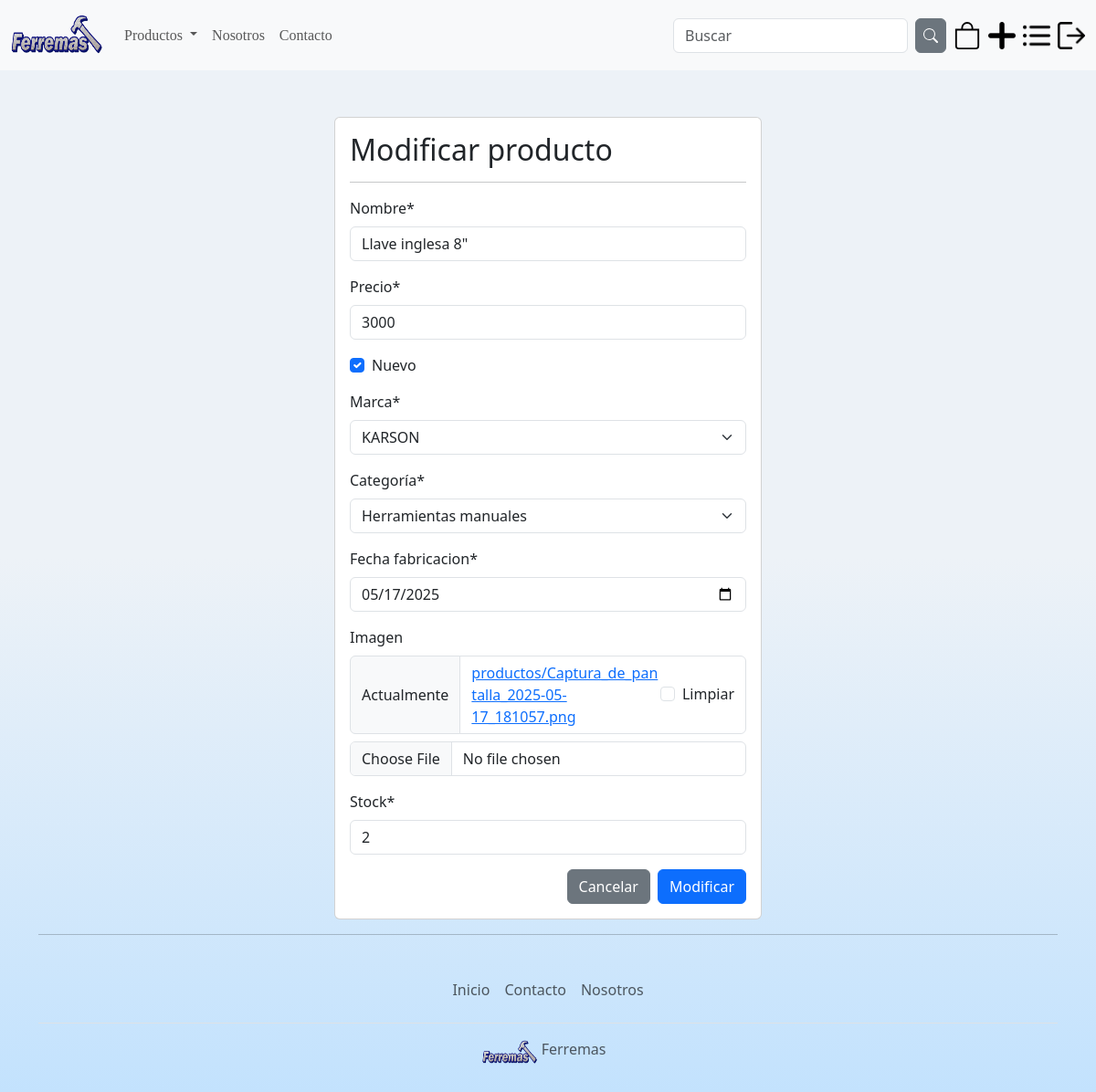
The app's page /modificarProducto/3 (signed in), older data.
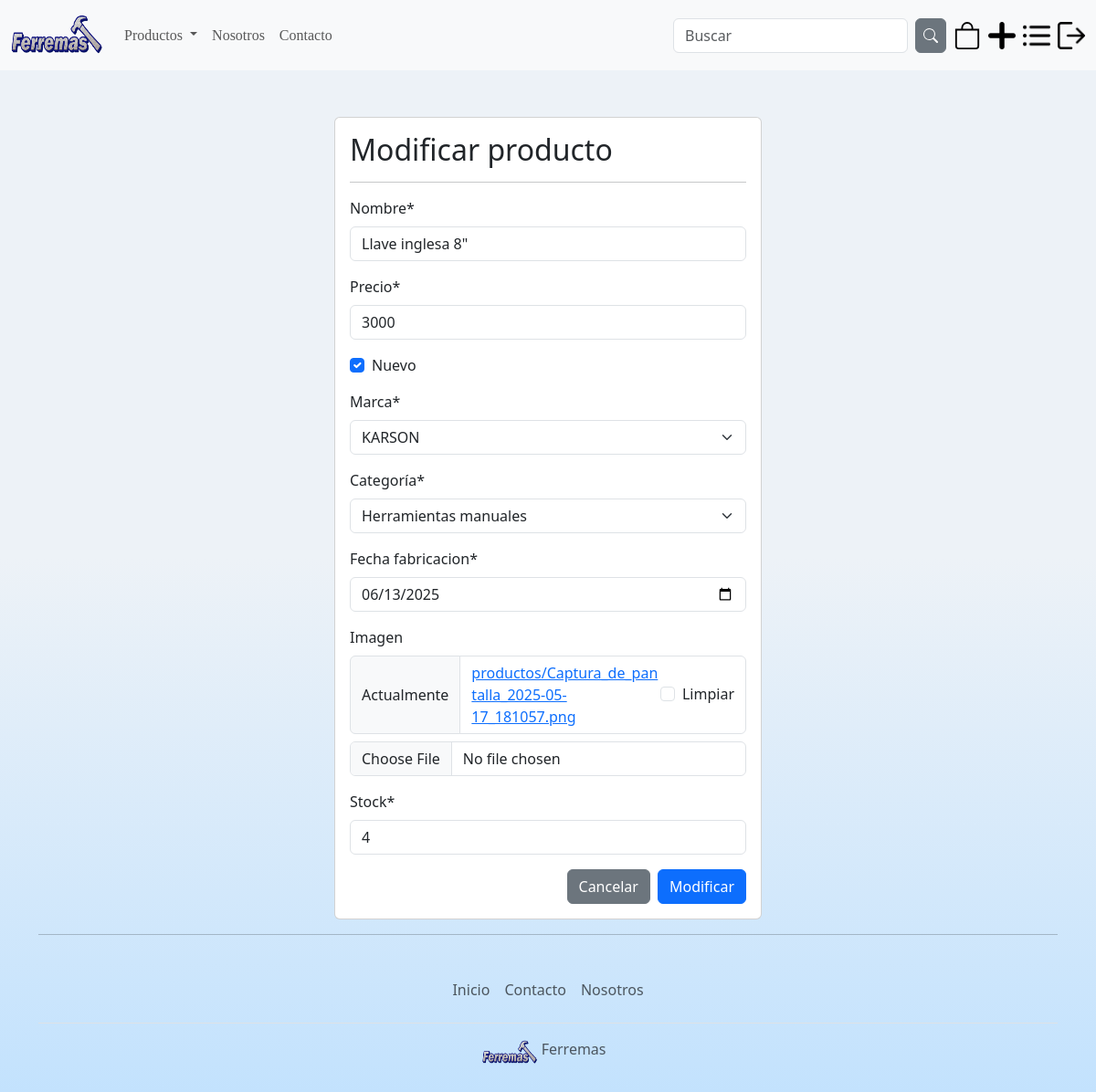
The same page, newer data.
### app/models.py (models this page shows, shortened)
class Producto(models.Model):
    nombre = models.CharField(max_length=50)
    precio = models.IntegerField()
    descripcion = models.TextField
    nuevo = models.BooleanField()
    marca = models.ForeignKey(Marca, on_delete=models.PROTECT)
    categoria = models.ForeignKey(Categoria, on_delete=models.PROTECT, null=True, blank=True)
    subcategoria = models.ForeignKey(Subcategoria, on_delete=models.PROTECT, null=True, blank=True)
    fecha_fabricacion = models.DateField()
    imagen = models.ImageField(upload_to='productos', null=True, blank=True)
    stock = models.PositiveIntegerField(default=0)

class Marca(models.Model):
    nombre = models.CharField(max_length=50)
    def __str__(self):
        return self.nombre

class Categoria(models.Model):
    nombre = models.CharField(max_length=50)

### app/views.py (the view, shortened to what this page needs)
@permission_required('app.change_producto')
def modificarProducto(request, id):
    producto = get_object_or_404(Producto, id=id)
    data = {
        'form': ProductoForm(instance=producto)
    }
    return render(request, 'app/producto/modificar.html', data)

### app/templates/app/producto/modificar.html (shortened to what this page needs)
{% extends 'app/base.html' %}
{% block contenido %}
{% load crispy_forms_tags %}
<br>
<br>
        <div class="row">
            <div class="col-12 col-md-6 offset-md-3">
                <div class="card">
                    <div class="card-body">
                        <h2>Modificar producto</h2>
                        <hr>
                        <form action="" method="post" enctype="multipart/form-data">
                            {{ form |crispy }}
                            <div class="d-flex justify-content-end">
                                <input type="reset" value="Cancelar" class="btn btn-secondary me-2">
                                <button type="submit" id="Modificar" class="btn btn-primary">Modificar</button>
                            </div>
                        </form>
            </div>
        </div>
    </div>
</div>
{% endblock %}

Row changes from the older to the newer data that the page shows:
changed Producto "KARSON": fecha_fabricacion "05/17/2025" → "06/13/2025"; stock "2" → "4"
